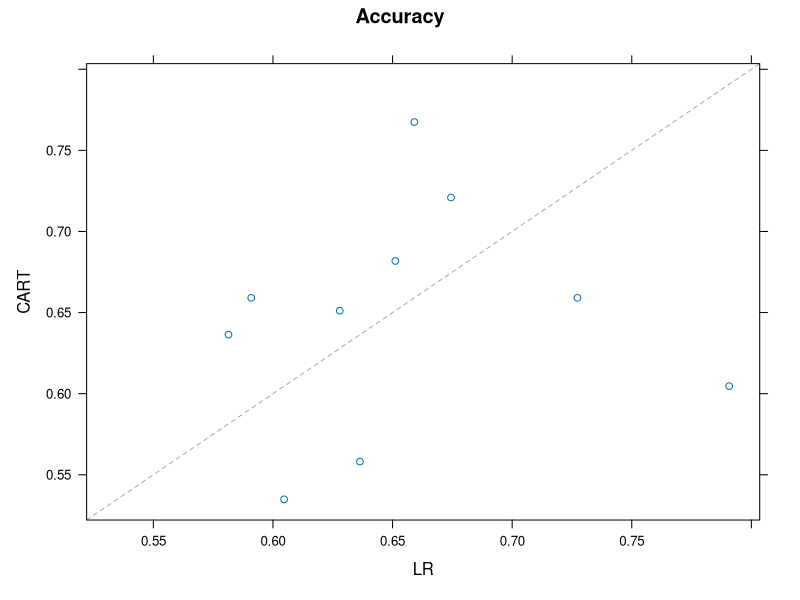

R code for this plot:
## ---- chunk 1
rm(list=ls()) # Clear the environment
# setwd("...")  # Setup the working directory
## ---- chunk 2
# install.packages("caret", dependencies = c("Depends", "Suggests"))
library(caret)
## ---- chunk 3
# Load data
supreme <- read.csv("supreme.csv") # We have 623 observations and 20 variables
# str(supreme)      # Internal structure of the dataframe 
# head(supreme)    # First part of the dataframe

# Prepare the output variable (justice Stevens' decision)
stevens <- subset(supreme[,c("docket","term","stevdir","petit","respon","circuit","unconst","lctdir","issue","result")],supreme$stevdir!=9)
stevens$rev <- as.integer((stevens$lctdir=="conser" & stevens$stevdir==0) | (stevens$lctdir=="liberal" & stevens$stevdir==1))
## ---- chunk 4
# set seed for random sampling
set.seed(123)      
inTrain <- createDataPartition(
  y = stevens$rev, # output variable
  p = 0.70, # percentage of data in the training set
  list = FALSE # whether to return the results of the random sampling
)
# str(inTrain)
## ---- chunk 5
train <- stevens[inTrain, ];  # training dataset
test  <- stevens[-inTrain, ]; # testing dataset
## ---- chunk 6
FitCART <- train(
  as.factor(rev)~petit+respon+circuit+lctdir+issue+unconst,
  data = train,
  method = "rpart"
)
FitCART
## ---- chunk 7
FitCART$results
## ---- chunk 8
train_control <- trainControl(method="cv", number=10)
FitCART <- train(
  as.factor(rev)~petit+respon+circuit+lctdir+issue+unconst,
  data = train,
  method = "rpart",
  trControl = train_control
)
FitCART 
## ---- chunk 9
FitCART$results
## ---- chunk 10
train_control <- trainControl(method="cv", number=10)
FitCART <- train(
  as.factor(rev)~petit+respon+circuit+lctdir+issue+unconst,
  data = train,
  method = "rpart",
  tuneLength = 10,
  trControl = train_control
)
## ---- chunk 11
FitCART$results
## ---- chunk 12
predictCART <- predict(FitCART, newdata = test)
## ---- chunk 13
confusionMatrix(data = predictCART, as.factor(test$rev))
## ---- chunk 14
FitLR <- train(
  as.factor(rev)~petit+respon+circuit+lctdir+issue+unconst,
  data = train,
  method = "glm",
  trControl = train_control
)
## ---- chunk 15
FitLR$results
## ---- chunk 16
predictLR <- predict(FitLR, newdata = test)
confusionMatrix(data = predictLR, as.factor(test$rev))
## ---- chunk 17
resamps <- resamples(list(CART= FitCART, LR = FitLR))
summary(resamps)
## ---- chunk 18
xyplot(resamps)
